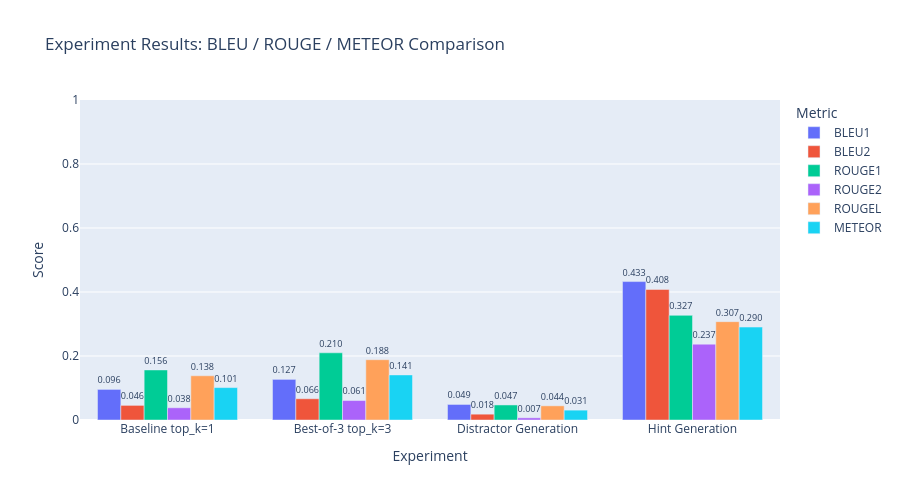

This figure's notebook cell:
### Markdown cell above
---
## 7. Results Comparison Chart

### Code cell
all_results = [
    metrics_a1,
    metrics_a2,
    metrics_b1,
    metrics_b2,
]

metric_names = ["bleu1", "bleu2", "rouge1", "rouge2", "rougeL", "meteor"]
labels       = [m["label"] for m in all_results]

fig = go.Figure()
for metric in metric_names:
    fig.add_trace(go.Bar(
        name=metric.upper(),
        x=labels,
        y=[m.get(metric, 0) for m in all_results],
        text=[f"{m.get(metric,0):.3f}" for m in all_results],
        textposition="outside",
    ))

fig.update_layout(
    title="Experiment Results: BLEU / ROUGE / METEOR Comparison",
    barmode="group",
    yaxis=dict(range=[0, 1], title="Score"),
    xaxis_title="Experiment",
    legend_title="Metric",
    height=500,
)
fig.show()

### Figure 1 — Plotly figure (JSON) as saved in the notebook; plotly's stock layout.template omitted (floating-point values rounded to 4 significant figures)
{"data": [{"name": "BLEU1", "text": ["0.096", "0.127", "0.049", "0.433"], "textposition": "outside", "type": "bar", "x": ["Baseline top_k=1", "Best-of-3 top_k=3", "Distractor Generation", "Hint Generation"], "y": [0.0956, 0.1269, 0.0486, 0.4326]}, {"name": "BLEU2", "text": ["0.046", "0.066", "0.018", "0.408"], "textposition": "outside", "type": "bar", "x": ["Baseline top_k=1", "Best-of-3 top_k=3", "Distractor Generation", "Hint Generation"], "y": [0.0457, 0.0664, 0.0182, 0.4079]}, {"name": "ROUGE1", "text": ["0.156", "0.210", "0.047", "0.327"], "textposition": "outside", "type": "bar", "x": ["Baseline top_k=1", "Best-of-3 top_k=3", "Distractor Generation", "Hint Generation"], "y": [0.1564, 0.21, 0.047, 0.3271]}, {"name": "ROUGE2", "text": ["0.038", "0.061", "0.007", "0.237"], "textposition": "outside", "type": "bar", "x": ["Baseline top_k=1", "Best-of-3 top_k=3", "Distractor Generation", "Hint Generation"], "y": [0.0382, 0.0608, 0.0068, 0.237]}, {"name": "ROUGEL", "text": ["0.138", "0.188", "0.044", "0.307"], "textposition": "outside", "type": "bar", "x": ["Baseline top_k=1", "Best-of-3 top_k=3", "Distractor Generation", "Hint Generation"], "y": [0.1382, 0.1884, 0.0443, 0.3073]}, {"name": "METEOR", "text": ["0.101", "0.141", "0.031", "0.290"], "textposition": "outside", "type": "bar", "x": ["Baseline top_k=1", "Best-of-3 top_k=3", "Distractor Generation", "Hint Generation"], "y": [0.1013, 0.1409, 0.0308, 0.2904]}], "layout": {"barmode": "group", "height": 500, "legend": {"title": {"text": "Metric"}}, "title": {"text": "Experiment Results: BLEU / ROUGE / METEOR Comparison"}, "xaxis": {"title": {"text": "Experiment"}}, "yaxis": {"range": [0, 1], "title": {"text": "Score"}}}}
